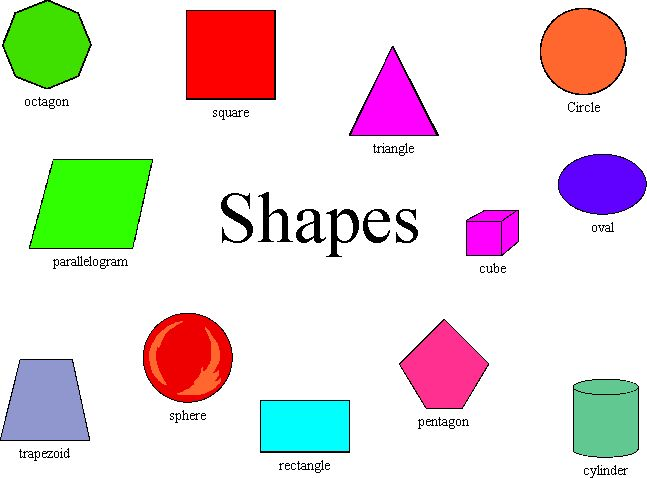
#> input picture set 2 prg 4/maths shapes.png, 647 x 478 px
$ python 'set 2 prg 4.py'
#> lines starting #> are read from the running program, lines starting #| are printed output that depends on the picture
# edge_detection.py

import cv2

# Read the image
img = cv2.imread("maths shapes.png")
#> img is the input picture: shape (478, 647, 3); mean B, G, R 217, 219.8, 227.9

if img is None:
    print("Image not found!")
    exit()

# Convert to grayscale
gray = cv2.cvtColor(img, cv2.COLOR_BGR2GRAY)
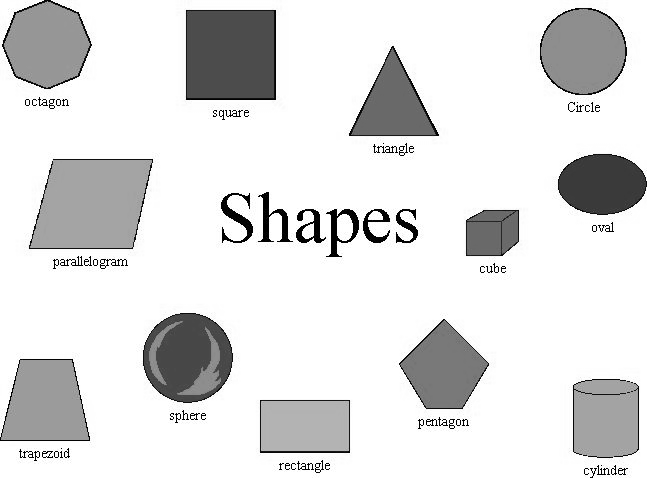
#> gray: shape (478, 647); min 0, max 255, mean 221.9

# Apply Gaussian blur before edge detection
blur = cv2.GaussianBlur(gray, (5, 5), 0)
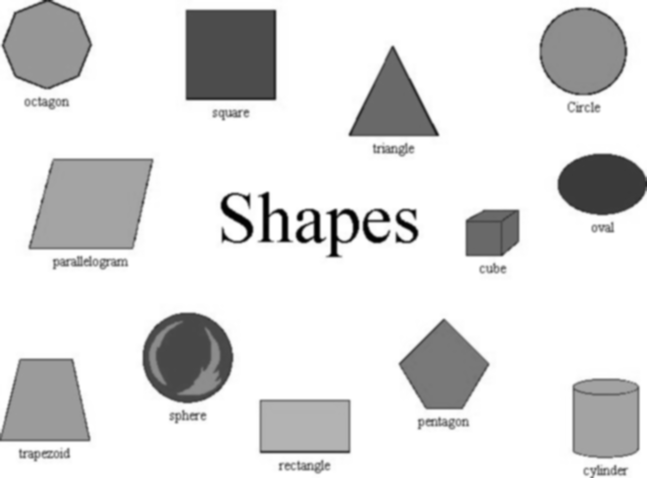
#> blur: shape (478, 647); min 0, max 255, mean 221.9

# Perform Canny edge detection
edges = cv2.Canny(blur, 50, 150)
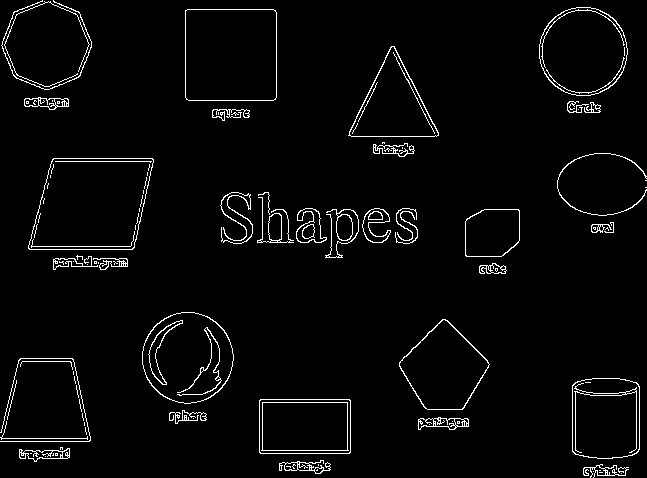
#> edges: shape (478, 647); 3.2% white in thin lines or dots

# Display images
cv2.imshow("Original", img)
cv2.imshow("Gray", gray)
cv2.imshow("Edges (Canny)", edges)

cv2.waitKey(0)
cv2.destroyAllWindows()
